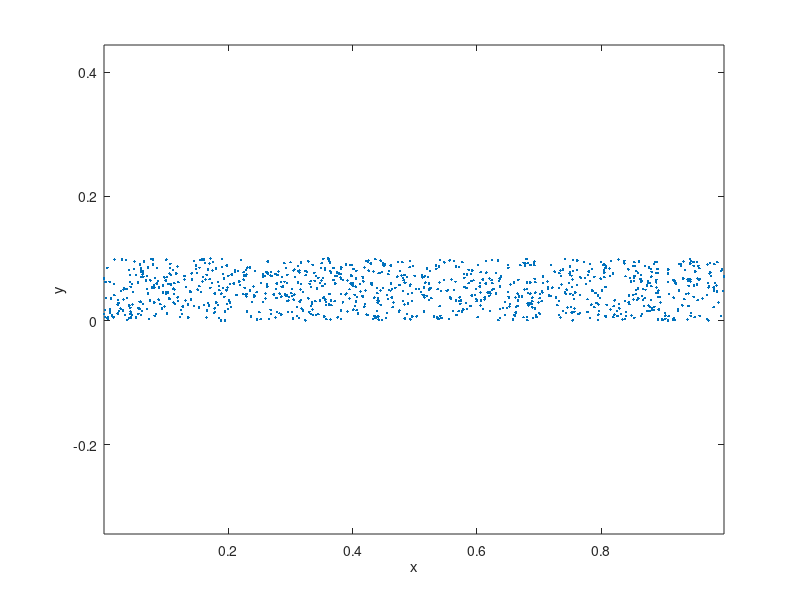

MATLAB code to generate this figure: (Note: this script raises an error after producing the figure.)
clear all
close all

dim = 2;
n = 1000;
scale = [1 0.1];

data = rand(n, dim);
for i=1:dim
    data(:,i) = data(:,i) * scale(i);
end

figure; 
plot(data(:,1),data(:,2),'.')
axis equal
xlabel('x')
ylabel('y')

W = squareform(pdist(data)).^2;
eps = median(W(:));

neigs = 50;
[V, D] = dmaps(W, eps, neigs);

dcorr_cum = zeros(neigs-2, 1);

for i=3:neigs
    dcorr_cum(i-2) = dist_corr(V(:,2:i-1), V(:,i));
end

figure; 
plot(3:neigs, dcorr_cum, '.', 'markersize', 12)
xlabel('k')
ylabel('distance correlation between \phi_k and \phi_2-\phi_{k-1}')

[~, idx] = min(dcorr_cum);
idx = idx + 2;

figure;
plot(V(:,2),V(:,idx),'.')
xlabel('\phi_2')
ylabel(sprintf('\\phi_%d', idx))
